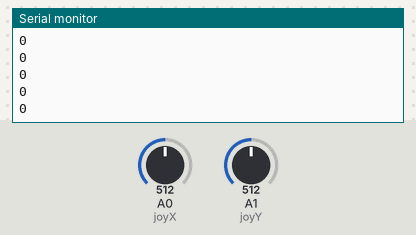
A sketch run on a simulated Arduino Uno, built with avr-gcc and run on an emulated ATmega328P. On the bench: the last lines printed to the serial monitor. Inputs (shaded band) come from the test bench; at power-on: A0 (joyX) = 512, A1 (joyY) = 512.

Above: at 1.2 s.
1.3 s: A0 (joyX) set to 571
At 2.0 s:
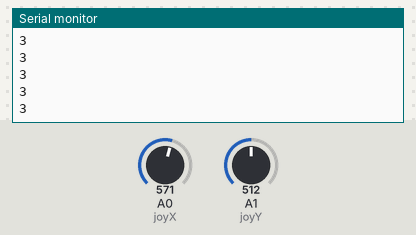
2.8 s: A1 (joyY) set to 451
At 3.5 s:
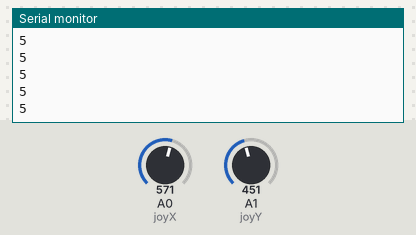
4.3 s: A0 (joyX) set to 551
At 5.2 s:
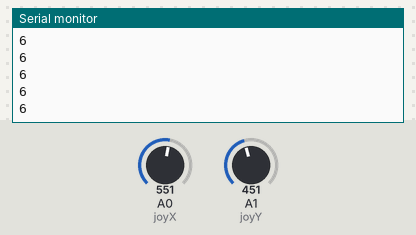
5.8 s: A1 (joyY) set to 571
At 6.4 s:
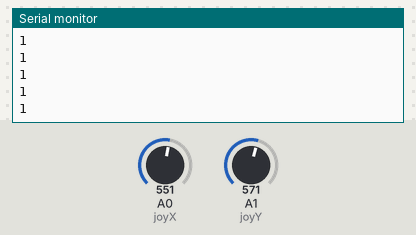
Timing chart, 0 to 7.8 s (numbered marks = the images above; inputs shaded):
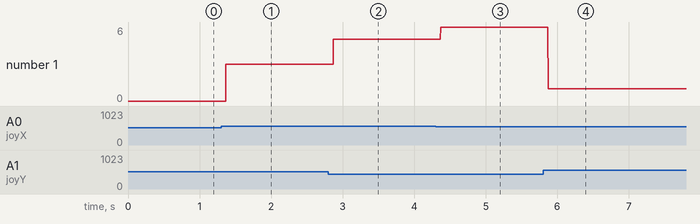

Measured:
- after the input at 1.3 s, the serial monitor: prints a new line after 0.07 s (image 1)
- after the input at 2.8 s, the serial monitor: prints a new line after 0.07 s (image 2)
- after the input at 4.3 s, the serial monitor: prints a new line after 0.07 s (image 3)
- after the input at 5.8 s, the serial monitor: prints a new line after 0.07 s (image 4)
- plotted number 1: 0 → 3 after the input at 1.3 s, 3 → 5 after the input at 2.8 s, 5 → 6 after the input at 4.3 s, 6 → 1 after the input at 5.8 s

The sketch:

MESTRE.ino
```cpp
// portas do joystick
#define joyX A0
#define joyY A1

// input do joystick
int xValue = 0;
int yValue = 0;

/* Biblioteca */
#include <SoftwareSerial.h>

/* Comunicação Serial */
SoftwareSerial HC05(8, 7); /* Simula TX e RX nas portas 8 e 7 */

void setup() {
  HC05.begin(38400);
  Serial.begin(9600);
}

void loop() {
  xValue = analogRead(joyX);
  yValue = analogRead(joyY);

  // 0 == parado, 1 == frente, 2 == direita-frente, 3 == esquerda-frente, 4 == direita-re, 5 == esquerda-re, 6 == ré;

  if (yValue > 561 && xValue >= 461 && xValue <= 561){ // frente
      HC05.println('1');
      Serial.println('1');
  }

  else if (yValue > 461 && xValue < 461){ // direita-frente
      HC05.println('2');
      Serial.println('2');
  }

  else if (yValue > 461 && xValue > 561){ // esquerda-frente
      HC05.println('3');
      Serial.println('3');
  }

  else if (yValue < 461 && xValue < 461){ // direita-ré
      HC05.println('4');
      Serial.println('4');
  }

  else if (yValue < 461 && xValue > 561){ // esquerda-ré
      HC05.println('5');
      Serial.println('5');
  }

  else if (yValue < 461 && xValue >= 461 && xValue <= 561){ // ré
      HC05.println('6');
      Serial.println('6');
  }


  else{
    HC05.println('0');
    Serial.println('0');
  }//parado


  HC05.flush();
}
```
